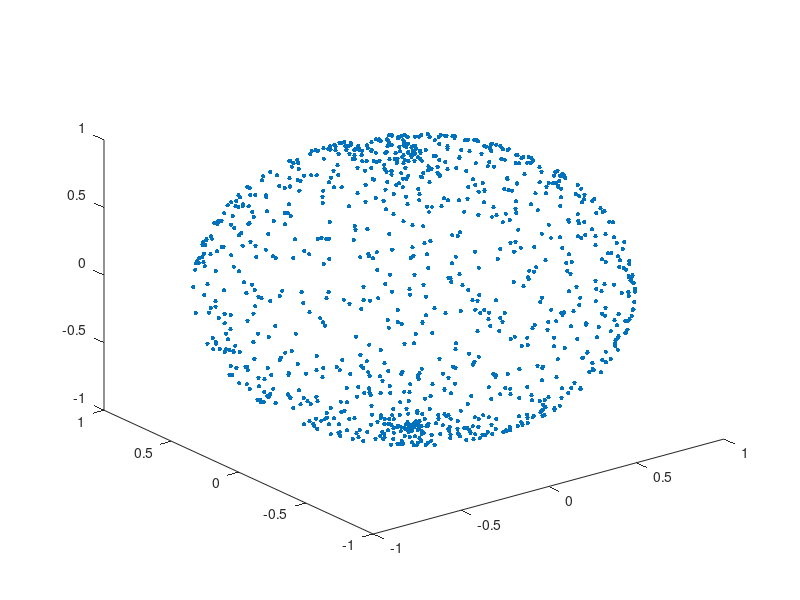
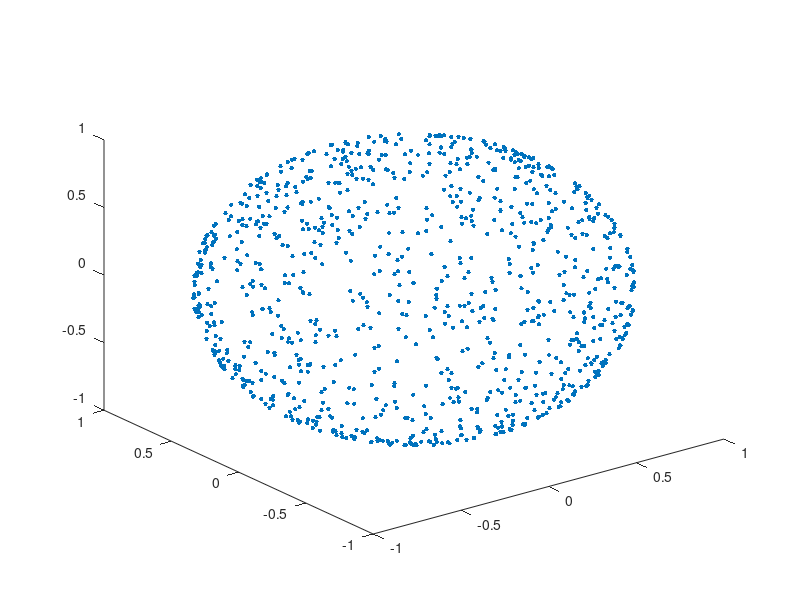
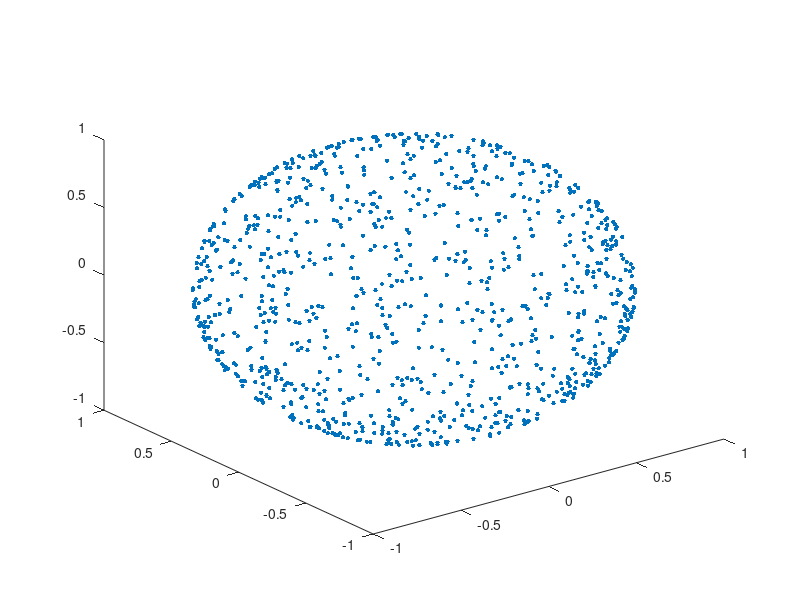

MATLAB code for these plots, in order:
clear
close all
clc


nos = 1e3;

%% BAD sampling
theta = 2*pi*rand(nos,1);
phi = pi*rand(nos,1);
x = sin(phi).*cos(theta);
y = sin(phi).*sin(theta);
z = cos(phi);

figure
plot3(x,y,z,'.','MarkerSize',10)

%% Ok sampling
d=zeros(3,nos);
for kk=1:nos
    v = randn(3,1); 
    d(:,kk) = v/norm(v);
end
figure
plot3(d(1,:),d(2,:),d(3,:),'.','MarkerSize',10)



%% Ok sampling
d=zeros(3,nos);
for kk=1:nos
    go = 1;
    while go==1
        u1 = -1+2*rand;
        u2 = -1+2*rand;
        S = u1^2+u2^2;
        if S<=1
            go=0;
        end
    end
    
    x1 = 2*u1*sqrt(1-S);
    x2 = 2*u2*sqrt(1-S);
    if rand<0.5
        x3 = sqrt(1-x1^2-x2^2);
    else
        x3 = -sqrt(1-x1^2-x2^2);
    end
    d(:,kk) = [x1;x2;x3];
end
figure
plot3(d(1,:),d(2,:),d(3,:),'.','MarkerSize',10)